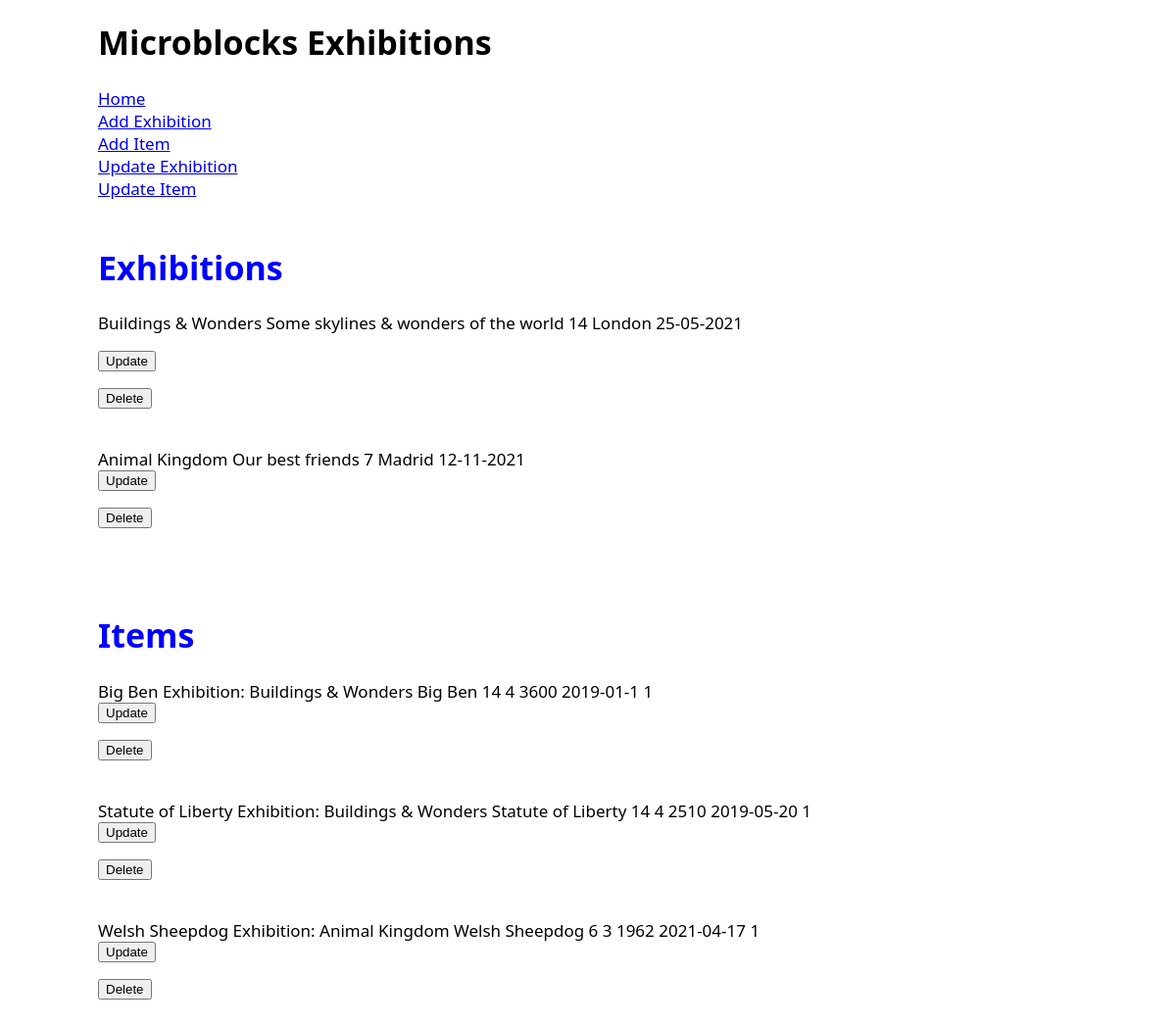
The page / on the database its author committed.
### application/models.py (models this page shows)
class Exhibitions(db.Model):
    exhibitionsID = db.Column(db.Integer, primary_key=True)
    name = db.Column(db.String(50), nullable=False)
    descriptions = db.Column(db.String(150), nullable=True)
    exhDuration = db.Column(db.Integer, nullable=True)
    exhLocation = db.Column(db.String(20), nullable=True)
    exhDate = db.Column(db.String(20), nullable=True)
    itexh = db.relationship('Items', backref='builds')

class Items(db.Model):
    itemsID = db.Column(db.Integer, primary_key=True)
    name = db.Column(db.String(50), nullable=False)
    ageLevel = db.Column(db.Integer, nullable=True)
    difficultyLevel = db.Column(db.Integer, nullable=True)
    numberOfPieces = db.Column(db.Integer, nullable=True)
    dateBuilt = db.Column(db.String(20), nullable=True)
    photo = db.Column(db.String(100), nullable=True)
    comments = db.Column(db.String(150), nullable=True)
    exhid = db.Column(db.Integer, db.ForeignKey(
        'exhibitions.exhibitionsID'), nullable=True)

### application/routes.py (the view)
@app.route('/', methods=['POST', 'GET'])
def home():
    lists = {"exhibitionsList": Exhibitions.query.all(),
    "itemsList": Items.query.all()}
    return render_template("home.html", lists=lists)

### application/templates/home.html (shortened to what this page needs)
{% extends "layout.html" %}
{% block body %}
    <br>
    <h1><em>Exhibitions</em></h1>
<p>       {% for exhibition in lists["exhibitionsList"] %}
            {{ exhibition.name }}
            {{ exhibition.descriptions }}
            {{ exhibition.exhDuration }}
            {{ exhibition.exhLocation }}
            {{ exhibition.exhDate }}
            <br>
            <form action="{{ url_for('updatex', exhibitionsID=exhibition.exhibitionsID) }}">
                <input type=submit value="Update">
            </form>
                <form action="{{ url_for('deletex', exhibitionsID=exhibition.exhibitionsID) }}">
                <input type=submit value="Delete">
            </form>
                <br>
        {% endfor %}
    <br>
    <h1><em>Items</em></h1>
        {% for item in lists["itemsList"] %}
            {{ item.name }} Exhibition: {{ item.builds.name }}
            {{ item.name }}
            {{ item.ageLevel }}
            {{ item.difficultyLevel }}
            {{ item.numberOfPieces }}
            {{ item.dateBuilt }}
            {{ item.photo }}
            <br>
            <form action="{{ url_for('updatit',itemsID=item.itemsID) }}">
                <input type=submit value="Update">
            </form>
                <form action="{{ url_for('deletit', itemsID=item.itemsID) }}">
                <input type=submit value="Delete">
            </form>
            <br>
        {% endfor %}
    <br>
</p>
{% endblock body %}

### application/templates/layout.html (shortened to what this page needs)
<html lang="en">
<head>
    <link rel="stylesheet" href="style.css">
</head>
<body>
    <h1>Microblocks Exhibitions</h1>
    <a href="{{ url_for('home') }}">Home</a>
    <br>
    <a href="{{ url_for('addex') }}">Add Exhibition</a>
    <br>
    <a href="{{ url_for('addit') }}">Add Item</a>
    <br>
    <a href="{{ url_for('updatex', exhibitionsID=1) }}">Update Exhibition</a>
    <br>
    <a href="{{ url_for('updatit', itemsID=1) }}">Update Item</a>
    <br>
    {% block body %}
    {% endblock body %}
</body>
</html>

### application/templates/style.css (style rules this page uses)
html { font-size: 17px; font-family: "Segoe UI", Arial, Helvetica, sans-serif; }
body { max-width: 1000px; margin: 0 auto; padding: 20px; }

### application/templates/layout.html (style rules this page uses)
em { color: blue; font-style:normal; }

### rows shown on the page
Exhibitions: name "Buildings & Wonders", descriptions "Some skylines & wonders of the world", exhDuration "14", exhLocation "London", exhDate "25-05-2021"
Exhibitions: name "Animal Kingdom", descriptions "Our best friends", exhDuration "7", exhLocation "Madrid", exhDate "12-11-2021"
Items: name "Big Ben", builds.name "Buildings & Wonders", ageLevel "14", difficultyLevel "4", numberOfPieces "3600", dateBuilt "2019-01-1", photo "1"
Items: name "Statute of Liberty", builds.name "Buildings & Wonders", ageLevel "14", difficultyLevel "4", numberOfPieces "2510", dateBuilt "2019-05-20", photo "1"
Items: name "Welsh Sheepdog", builds.name "Animal Kingdom", ageLevel "6", difficultyLevel "3", numberOfPieces "1962", dateBuilt "2021-04-17", photo "1"
